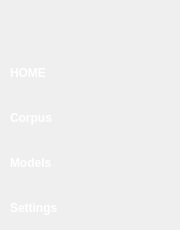
        <widget class="QFrame" name="frame_menu_title">
         <property name="minimumSize">
          <size>
           <width>180</width>
           <height>0</height>
          </size>
         </property>
         <property name="maximumSize">
          <size>
           <width>180</width>
           <height>16777215</height>
          </size>
         </property>
         <property name="frameShape">
          <enum>QFrame::NoFrame</enum>
         </property>
         <property name="frameShadow">
          <enum>QFrame::Raised</enum>
         </property>
         <layout class="QVBoxLayout" name="verticalLayout_2">
          <property name="spacing">
           <number>0</number>
          </property>
          <property name="leftMargin">
           <number>0</number>
          </property>
          <property name="topMargin">
           <number>0</number>
          </property>
          <property name="rightMargin">
           <number>0</number>
          </property>
          <property name="bottomMargin">
           <number>0</number>
          </property>
          <item>
           <widget class="QFrame" name="frame_title">
            <property name="minimumSize">
             <size>
              <width>0</width>
              <height>50</height>
             </size>
            </property>
            <property name="maximumSize">
             <size>
              <width>16777215</width>
              <height>50</height>
             </size>
            </property>
            <property name="frameShape">
             <enum>QFrame::NoFrame</enum>
            </property>
            <property name="frameShadow">
             <enum>QFrame::Raised</enum>
            </property>
            <layout class="QHBoxLayout" name="horizontalLayout">
             <property name="spacing">
              <number>0</number>
             </property>
             <property name="leftMargin">
              <number>0</number>
             </property>
             <property name="topMargin">
              <number>0</number>
             </property>
             <property name="rightMargin">
              <number>0</number>
             </property>
             <property name="bottomMargin">
              <number>0</number>
             </property>
             <item>
              <widget class="QLabel" name="label_logo">
               <property name="text">
                <string/>
               </property>
              </widget>
             </item>
             <item>
              <widget class="QLabel" name="label_title">
               <property name="text">
                <string/>
               </property>
              </widget>
             </item>
            </layout>
           </widget>
          </item>
          <item>
           <widget class="QFrame" name="frame_menu">
            <property name="frameShape">
             <enum>QFrame::NoFrame</enum>
            </property>
            <property name="frameShadow">
             <enum>QFrame::Raised</enum>
            </property>
            <layout class="QVBoxLayout" name="verticalLayout">
             <property name="spacing">
              <number>0</number>
             </property>
             <property name="leftMargin">
              <number>0</number>
             </property>
             <property name="topMargin">
              <number>0</number>
             </property>
             <property name="rightMargin">
              <number>0</number>
             </property>
             <property name="bottomMargin">
              <number>0</number>
             </property>
             <item>
              <widget class="QPushButton" name="menu_button_1">
               <property name="sizePolicy">
                <sizepolicy hsizetype="Expanding" vsizetype="Fixed">
                 <horstretch>0</horstretch>
                 <verstretch>0</verstretch>
                </sizepolicy>
               </property>
               <property name="minimumSize">
                <size>
                 <width>0</width>
                 <height>45</height>
                </size>
               </property>
               <property name="maximumSize">
                <size>
                 <width>16777215</width>
                 <height>45</height>
                </size>
               </property>
               <property name="styleSheet">
                <string notr="true">QPushButton {	
	background-image: ICON_REPLACE;
	background-position: left center;
    background-repeat: no-repeat;
	border: none;
	background-color: transparent;
	text-align: left;
	padding-left: 10px;
	font: 87 13pt &quot;Avenir&quot;;
	font-weight: bold;
	color: #FFFFFF;
}

QPushButton[Active=true] {
	background-image: ICON_REPLACE;
	background-position: left center;
	background-repeat: no-repeat;
	border: none;
	border-right: 4px solid #4D6F8C;
	background-color: transparent;
	text-align: left;
	padding-left: 10px;
}

QPushButton:pressed {
	border-right: 4px solid #4D6F8C;
	background-color: transparent;
}</string>
               </property>
               <property name="text">
                <string>HOME</string>
               </property>
               <property name="icon">
                <iconset>
                 <normaloff>../resources/images/home.png</normaloff>../resources/images/home.png</iconset>
               </property>
               <property name="iconSize">
                <size>
                 <width>30</width>
                 <height>30</height>
                </size>
               </property>
              </widget>
             </item>
             <item>
              <widget class="QPushButton" name="menu_button_2">
               <property name="sizePolicy">
                <sizepolicy hsizetype="Expanding" vsizetype="Fixed">
                 <horstretch>0</horstretch>
                 <verstretch>0</verstretch>
                </sizepolicy>
               </property>
               <property name="minimumSize">
                <size>
                 <width>0</width>
                 <height>45</height>
                </size>
               </property>
               <property name="maximumSize">
                <size>
                 <width>16777215</width>
                 <height>45</height>
                </size>
               </property>
               <property name="styleSheet">
                <string notr="true">QPushButton {	
	background-image: ICON_REPLACE;
	background-position: left center;
    background-repeat: no-repeat;
	border: none;
	background-color: transparent;
	text-align: left;
	padding-left: 10px;
	font: 87 13pt &quot;Avenir&quot;;
	font-weight: bold;
	color: #FFFFFF;
}

QPushButton[Active=true] {
	background-image: ICON_REPLACE;
	background-position: left center;
	background-repeat: no-repeat;
	border: none;
	border-right: 4px solid #4D6F8C;
	background-color: transparent;
	text-align: left;
	padding-left: 10px;
}

QPushButton:pressed {
	border-right: 4px solid #4D6F8C;
	background-color: transparent;
}</string>
               </property>
               <property name="text">
                <string>Corpus</string>
               </property>
               <property name="icon">
                <iconset>
                 <normaloff>../resources/images/corpus.png</normaloff>../resources/images/corpus.png</iconset>
               </property>
               <property name="iconSize">
                <size>
                 <width>30</width>
                 <height>30</height>
                </size>
               </property>
              </widget>
             </item>
             <item>
              <widget class="QPushButton" name="menu_button_3">
               <property name="sizePolicy">
                <sizepolicy hsizetype="Expanding" vsizetype="Fixed">
                 <horstretch>0</horstretch>
                 <verstretch>0</verstretch>
                </sizepolicy>
               </property>
               <property name="minimumSize">
                <size>
                 <width>0</width>
                 <height>45</height>
                </size>
               </property>
               <property name="maximumSize">
                <size>
                 <width>16777215</width>
                 <height>45</height>
                </size>
               </property>
               <property name="styleSheet">
                <string notr="true">QPushButton {	
	background-image: ICON_REPLACE;
	background-position: left center;
    background-repeat: no-repeat;
	border: none;
	background-color: transparent;
	text-align: left;
	padding-left: 10px;
	font: 87 13pt &quot;Avenir&quot;;
	font-weight: bold;
	color: #FFFFFF;
}

QPushButton[Active=true] {
	background-image: ICON_REPLACE;
	background-position: left center;
	background-repeat: no-repeat;
	border: none;
	border-right: 4px solid #4D6F8C;
	background-color: transparent;
	text-align: left;
	padding-left: 10px;
}

QPushButton:pressed {
	border-right: 4px solid #4D6F8C;
	background-color: transparent;
}</string>
               </property>
               <property name="text">
                <string>Models</string>
               </property>
               <property name="icon">
                <iconset>
                 <normaloff>../resources/images/training.png</normaloff>../resources/images/training.png</iconset>
               </property>
               <property name="iconSize">
                <size>
                 <width>30</width>
                 <height>30</height>
                </size>
               </property>
              </widget>
             </item>
             <item>
              <widget class="QPushButton" name="menu_button_4">
               <property name="sizePolicy">
                <sizepolicy hsizetype="Expanding" vsizetype="Fixed">
                 <horstretch>0</horstretch>
                 <verstretch>0</verstretch>
                </sizepolicy>
               </property>
               <property name="minimumSize">
                <size>
                 <width>0</width>
                 <height>45</height>
                </size>
               </property>
               <property name="maximumSize">
                <size>
                 <width>16777215</width>
                 <height>45</height>
                </size>
               </property>
               <property name="styleSheet">
                <string notr="true">QPushButton {	
	background-image: ICON_REPLACE;
	background-position: left center;
    background-repeat: no-repeat;
	border: none;
	background-color: transparent;
	text-align: left;
	padding-left: 10px;
	font: 87 13pt &quot;Avenir&quot;;
	font-weight: bold;
	color: #FFFFFF;
}

QPushButton[Active=true] {
	background-image: ICON_REPLACE;
	background-position: left center;
	background-repeat: no-repeat;
	border: none;
	border-right: 4px solid #4D6F8C;
	background-color: transparent;
	text-align: left;
	padding-left: 10px;
}

QPushButton:pressed {
	border-right: 4px solid #4D6F8C;
	background-color: transparent;
}</string>
               </property>
               <property name="text">
                <string>Settings</string>
               </property>
               <property name="icon">
                <iconset>
                 <normaloff>../resources/images/settings.png</normaloff>../resources/images/settings.png</iconset>
               </property>
               <property name="iconSize">
                <size>
                 <width>30</width>
                 <height>30</height>
                </size>
               </property>
              </widget>
             </item>
             <item>
              <widget class="QFrame" name="push_frame">
               <property name="frameShape">
                <enum>QFrame::NoFrame</enum>
               </property>
               <property name="frameShadow">
                <enum>QFrame::Raised</enum>
               </property>
               <layout class="QVBoxLayout" name="verticalLayout_8">
                <property name="spacing">
                 <number>0</number>
                </property>
                <property name="leftMargin">
                 <number>0</number>
                </property>
                <property name="topMargin">
                 <number>0</number>
                </property>
                <property name="rightMargin">
                 <number>0</number>
                </property>
                <property name="bottomMargin">
                 <number>0</number>
                </property>
               </layout>
              </widget>
             </item>
            </layout>
           </widget>
          </item>
         </layout>
        </widget>
